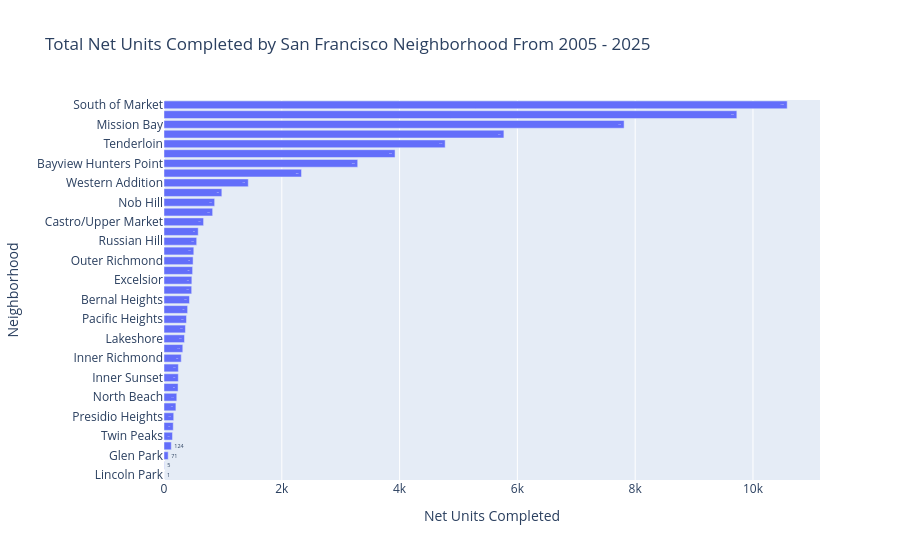

Notebook code cell kept with this figure:
### Code cell
neighborhood_data_sorted = neighborhood_data.sort_values(by="Net Units Completed", ascending=True)

fig = px.bar(
    neighborhood_data_sorted,
    x="Net Units Completed",
    y="Analysis Neighborhood",
    orientation="h",
    title="Total Net Units Completed by San Francisco Neighborhood From 2005 - 2025",
    text="Net Units Completed"
)

fig.update_layout(yaxis_title="Neighborhood", xaxis_title="Net Units Completed")
fig.show()

### Figure 1 — Plotly figure (JSON) as saved in the notebook; plotly's stock layout.template omitted (floating-point values rounded to 4 significant figures)
{"data": [{"hovertemplate": "Net Units Completed=%{text}<br>Analysis Neighborhood=%{y}<extra></extra>", "legendgroup": "", "marker": {"color": "#636efa", "pattern": {"shape": ""}}, "name": "", "orientation": "h", "showlegend": false, "text": [1.0, 5.0, 71.0, 124.0, 144.0, 157.0, 165.0, 202.0, 217.0, 239.0, 243.0, 244.0, 293.0, 319.0, 348.0, 364.0, 382.0, 401.0, 433.0, 470.0, 473.0, 486.0, 494.0, 506.0, 555.0, 581.0, 672.0, 826.0, 860.0, 982.0, 1431.0, 2335.0, 3289.0, 3923.0, 4774.0, 5771.0, 7812.0, 9726.0, 10580.0], "textposition": "auto", "type": "bar", "x": [1, 5, 71, 124, 144, 157, 165, 202, 217, 239, 243, 244, 293, 319, 348, 364, 382, 401, 433, 470, 473, 486, 494, 506, 555, 581, 672, 826, 860, 982, 1431, 2335, 3289, 3923, 4774, 5771, 7812, 9726, 10581], "xaxis": "x", "y": ["Lincoln Park", "Seacliff", "Glen Park", "Japantown", "Twin Peaks", "Presidio", "Presidio Heights", "Portola", "North Beach", "Chinatown", "Inner Sunset", "Oceanview/Merced/Ingleside", "Inner Richmond", "Noe Valley", "Lakeshore", "Haight Ashbury", "Pacific Heights", "West of Twin Peaks", "Bernal Heights", "Lone Mountain/USF", "Excelsior", "Visitacion Valley", "Outer Richmond", "Marina", "Russian Hill", "Sunset/Parkside", "Castro/Upper Market", "Outer Mission", "Nob Hill", "Treasure Island", "Western Addition", "Hayes Valley", "Bayview Hunters Point", "Potrero Hill", "Tenderloin", "Mission", "Mission Bay", "Financial District/South Beach", "South of Market"], "yaxis": "y"}], "layout": {"barmode": "relative", "legend": {"tracegroupgap": 0}, "title": {"text": "Total Net Units Completed by San Francisco Neighborhood From 2005 - 2025"}, "xaxis": {"anchor": "y", "domain": [0, 1], "title": {"text": "Net Units Completed"}}, "yaxis": {"anchor": "x", "domain": [0, 1], "title": {"text": "Neighborhood"}}}}
